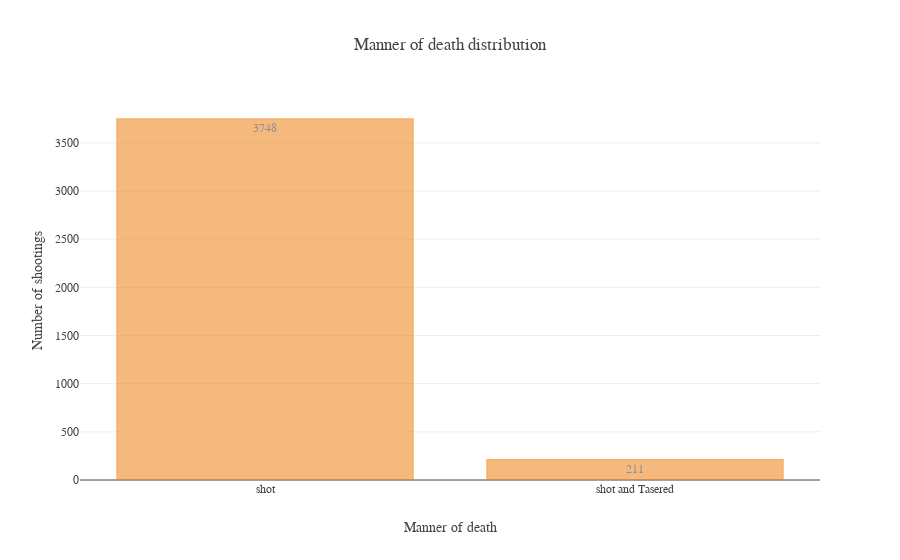

Source (notebook cell):
### Code cell
# Manner of death distribution
manner_counts = data['manner_of_death'].value_counts(dropna=False)
x = manner_counts.index.fillna('Missing Data')
y = manner_counts.values
    
# Create trace
trace_data = go.Bar(x=x,
                    y=y,
                    text=y,
                    textposition = 'auto',
                    marker=dict(
                        color='rgb(241,140,39)',
                        line=dict(
                            color='rgb(241,125,8)',
                            width=1.5),
                    ),
                    opacity=0.6
                   )
# Create layout
layout = go.Layout(font = dict(family = "Overpass"),
                   title = "Manner of death distribution",
                   xaxis = dict(title = "Manner of death"),
                   yaxis = dict(title = "Number of shootings")
                  )
fig = go.FigureWidget(data=[trace_data], layout=layout)
plotly.offline.iplot(fig , validate=False, show_link=False, image='png', filename='manner-death-distribution')

### Figure 1 — Plotly figure (JSON) as saved in the notebook; plotly's stock layout.template omitted (floating-point values rounded to 4 significant figures)
{"data": [{"marker": {"color": "rgb(241,140,39)", "line": {"color": "rgb(241,125,8)", "width": 1.5}}, "opacity": 0.6, "text": [3748, 211], "textposition": "auto", "type": "bar", "uid": "8f620f33-9794-4c64-8eba-8c2d4aa20293", "x": ["shot", "shot and Tasered"], "y": [3748, 211]}], "layout": {"font": {"family": "Overpass"}, "title": "Manner of death distribution", "xaxis": {"title": "Manner of death"}, "yaxis": {"title": "Number of shootings"}}}
